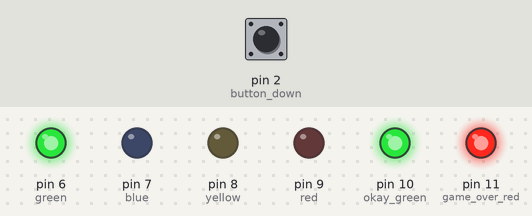
Bench run of a sketch on a simulated Arduino Uno, built with avr-gcc and run on an emulated ATmega328P. Shown: output pins drawn as LEDs (lit = HIGH). The inputs (shaded band) are chosen by the test bench; at power-on: pin 2 (button_down) HIGH.

Above: at 0.75 s.
At 1.2 s:
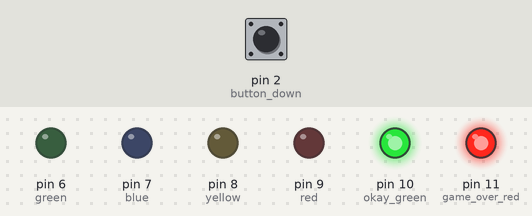
1.3 s: pin 2 (button_down) pulled LOW for 0.15 s
At 2.4 s:
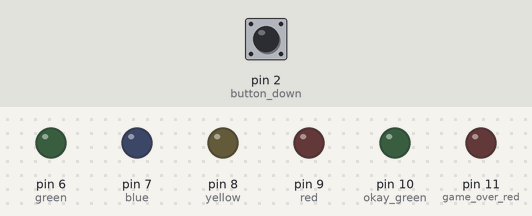
Timing chart, 0 to 4.3 s (numbered marks = the images above; inputs shaded):
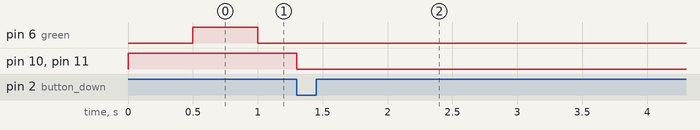

The sketch:

09HitTheButton__Alpha_0.3.ino
```cpp
int game_over_red = 11;
int okay_green = 10;

int green = 6;
int blue = 7;
int yellow = 8;
int red = 9;

int button_down = 2;
int button_left = 3;
int button_right = 4;
int button_up = 5;


int start_led_state = LOW;
unsigned long previousMillis = 0;
const long interval = 500;
unsigned int stop = 1;

int right_button_pressed = 0;

// 1: red/up
// 2: yellow/right
// 3: blue/left
// 4: green/down
int right_color = 0;

void setup() {
  pinMode(game_over_red, OUTPUT);
  pinMode(okay_green, OUTPUT);

  pinMode(green, OUTPUT);
  pinMode(blue, OUTPUT);
  pinMode(yellow, OUTPUT);
  pinMode(red, OUTPUT);

  pinMode(button_down, INPUT_PULLUP);
  pinMode(button_left, INPUT_PULLUP);
  pinMode(button_right, INPUT_PULLUP);
  pinMode(button_up, INPUT_PULLUP);

  digitalWrite(game_over_red, 1);
  digitalWrite(okay_green, 1);
}

void loop() {

  //start
  if(digitalRead(button_down) == LOW) {
    digitalWrite(green, 0);
    digitalWrite(game_over_red, 0);
    digitalWrite(okay_green, 0);

    stop = 0;

    //continue programm
  }

  if(stop == 1) {

  unsigned long currentMillis = millis();

  if(currentMillis - previousMillis >= interval) {
    previousMillis = currentMillis;

    if(start_led_state == LOW) {
      start_led_state = HIGH;
    } else {
      start_led_state = LOW;
    }

    digitalWrite(green, start_led_state);
  }

  }
}
```

Measured:
- after the input at 1.3 s, pin 6 (green): stops changing and stays LOW; pin 10 (okay_green), pin 11 (game_over_red): HIGH → LOW at once
